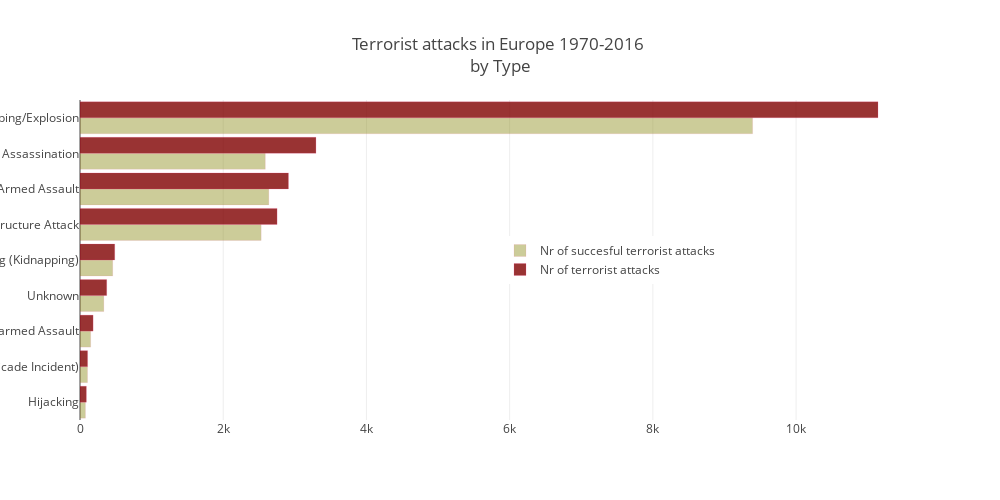

The notebook cell this image was saved under:
### Markdown cell above
Successful attacks by attack type

### Code cell
attacks_per_type = (df_Europe.groupby('attacktype1_txt').attacktype1_txt.count())
successes_per_type = (df_Europe.groupby('attacktype1_txt').success.sum())

trace2 = go.Bar(
    y=['Hijacking','Hostage Taking (Barricade Incident)','Unarmed Assault','Unknown','Hostage Taking (Kidnapping)','Facility/Infrastructure Attack','Armed Assault','Assassination','Bombing/Explosion'],
    x=[89,106,183,373,485,2752,2911,3295,11144],
    name='Nr of terrorist attacks',
    orientation = 'h',
    marker = dict(
        color = 'rgba(128,0,0, 0.8)',
        line = dict(
            color = 'rgba(246, 78, 139, 0.2)',
            width = 1)))

trace1 = go.Bar(
    y=['Hijacking','Hostage Taking (Barricade Incident)','Unarmed Assault','Unknown','Hostage Taking (Kidnapping)','Facility/Infrastructure Attack','Armed Assault','Assassination','Bombing/Explosion'],
    x=[76,105,149,333,457,2530,2637,2588,9393],
    name='Nr of succesful terrorist attacks',
    orientation = 'h',
    marker = dict(
        color = 'rgba(128,128,0, 0.4)',
        line = dict(
            color = 'rgba(246, 78, 139, 0.2)',
            width = 0.5)))

data = [trace1, trace2]
layout = go.Layout(
    legend=dict(x=0.5, y=0.5), # placing legend in the middle
    title = 'Terrorist attacks in Europe 1970-2016 <br>by Type',
    barmode='group',
    bargap=0.1,
    bargroupgap=0,
    autosize=False,
    width=1000,
    height=500,
)

fig = go.Figure(data=data, layout=layout)
iplot(fig)

### Figure 1 — Plotly figure (JSON) as saved in the notebook; plotly's stock layout.template omitted (floating-point values rounded to 4 significant figures)
{"data": [{"marker": {"color": "rgba(128,128,0, 0.4)", "line": {"color": "rgba(246, 78, 139, 0.2)", "width": 0.5}}, "name": "Nr of succesful terrorist attacks", "orientation": "h", "type": "bar", "x": [76, 105, 149, 333, 457, 2530, 2637, 2588, 9393], "y": ["Hijacking", "Hostage Taking (Barricade Incident)", "Unarmed Assault", "Unknown", "Hostage Taking (Kidnapping)", "Facility/Infrastructure Attack", "Armed Assault", "Assassination", "Bombing/Explosion"]}, {"marker": {"color": "rgba(128,0,0, 0.8)", "line": {"color": "rgba(246, 78, 139, 0.2)", "width": 1}}, "name": "Nr of terrorist attacks", "orientation": "h", "type": "bar", "x": [89, 106, 183, 373, 485, 2752, 2911, 3295, 11144], "y": ["Hijacking", "Hostage Taking (Barricade Incident)", "Unarmed Assault", "Unknown", "Hostage Taking (Kidnapping)", "Facility/Infrastructure Attack", "Armed Assault", "Assassination", "Bombing/Explosion"]}], "layout": {"autosize": false, "bargap": 0.1, "bargroupgap": 0, "barmode": "group", "height": 500, "legend": {"x": 0.5, "y": 0.5}, "title": "Terrorist attacks in Europe 1970-2016 <br>by Type", "width": 1000}}
